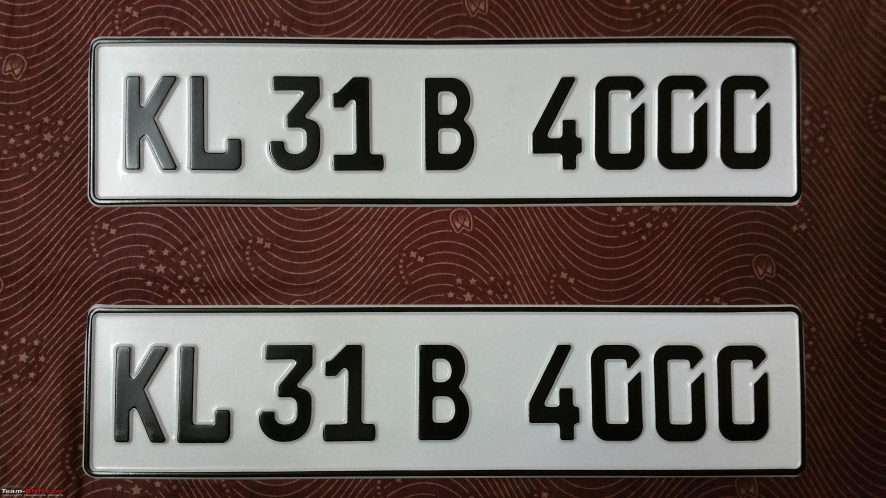
#> input picture image.jpg, 2656 x 1494 px (shown at 1/3 size)
$ python text-detection.py
#> lines starting #> are read from the running program, lines starting #| are printed output that depends on the picture
import cv2
import numpy as np
import pytesseract

pytesseract.pytesseract.tesseract_cmd = r"C:\Program Files\Tesseract-OCR\tesseract.exe"

img = cv2.imread("image.jpg")
#> img is the input picture: shape (1494, 2656, 3); mean B, G, R 88.9, 93.7, 105.5
img = cv2.resize(img, None, fx=0.25, fy=0.25)
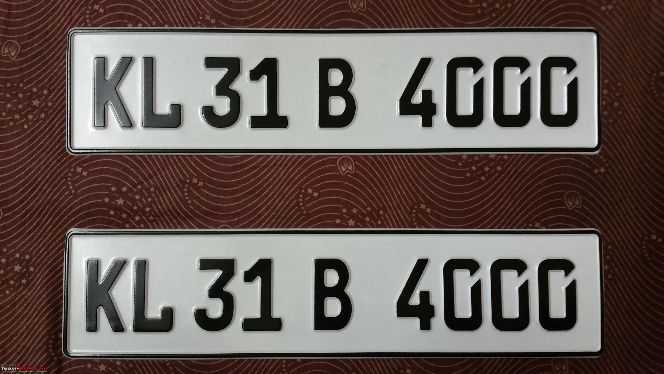
#> img: shape (374, 664, 3); mean B, G, R 88.9, 93.8, 105.5
img = cv2.cvtColor(img, cv2.COLOR_BGR2RGB)

#> (the run stopped early here; a loop or call above may not have finished)
